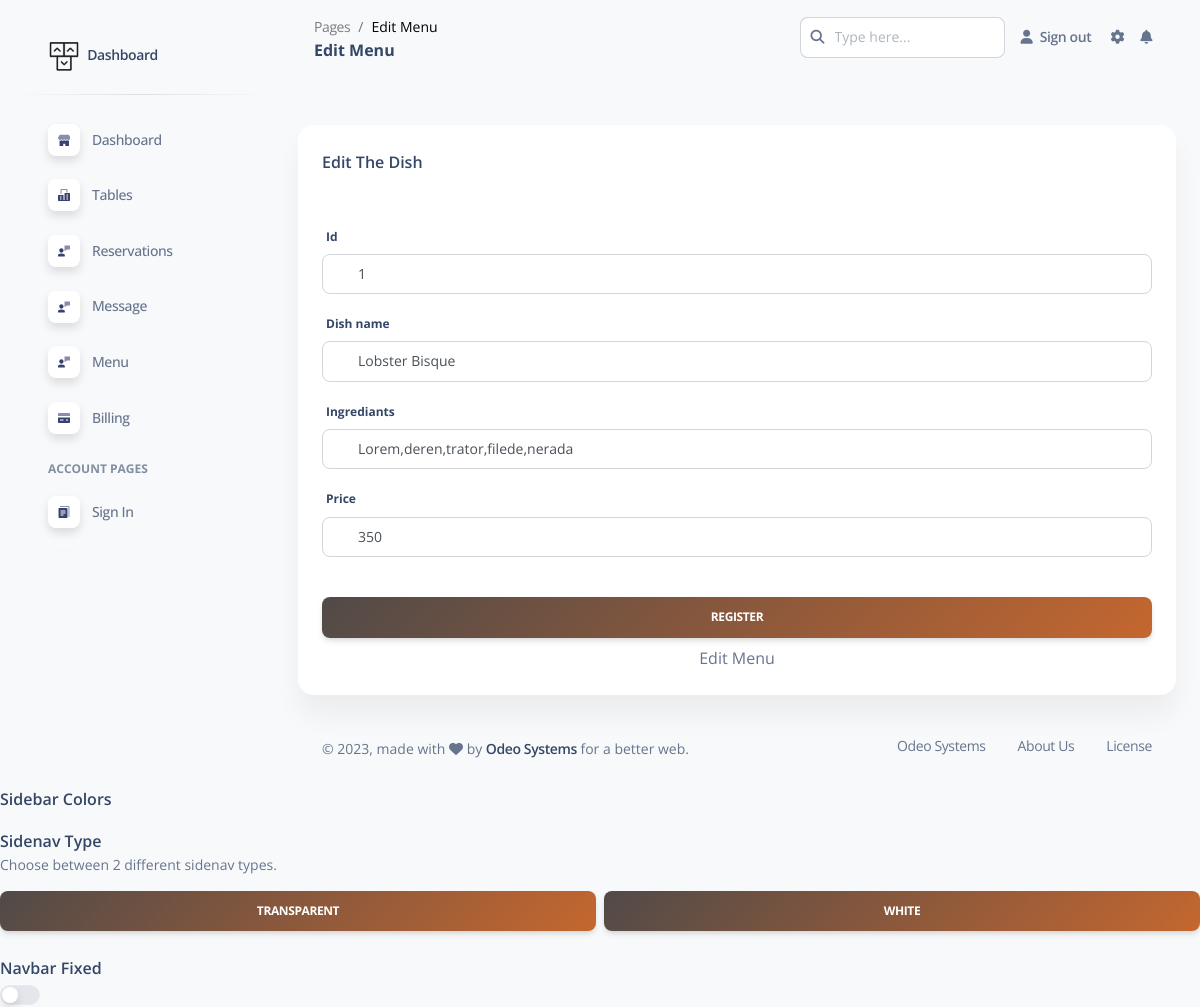
/admin/pages/edit_m.php?id=1, run on the app's committed database.
### tables this page shows
CREATE TABLE `menu` (
  `id` int(255) NOT NULL,
  `name` varchar(255) NOT NULL,
  `ingrediants` varchar(255) NOT NULL,
  `price` int(255) NOT NULL
);

### admin/pages/edit_m.php (the view, shortened to what this page needs)
<!DOCTYPE html>
<html lang="en">
<head>
  <link href="../assets/css/nucleo-icons.css" rel="stylesheet" />
  <link href="../assets/css/nucleo-svg.css" rel="stylesheet" />
  <link href="../assets/css/nucleo-svg.css" rel="stylesheet" />
  <link id="pagestyle" href="../assets/css/soft-ui-dashboard.css?v=1.0.5" rel="stylesheet" />
</head>
<body class="g-sidenav-show  bg-gray-100">
<aside class="sidenav navbar navbar-vertical navbar-expand-xs border-0 border-radius-xl my-3 fixed-start ms-3 " id="sidenav-main">
<div class="sidenav-header">
      <a class="navbar-brand m-0" href=" " target="_blank">
        <img src="../assets/img/logo-ct.png" class="navbar-brand-img h-100" alt="main_logo">
        <span class="ms-1 font-weight-bold"> Dashboard</span>
      </a>
    </div>
    <hr class="horizontal dark mt-0">
    <div class="collapse navbar-collapse  w-auto " id="sidenav-collapse-main">
      <ul class="navbar-nav">
        <li class="nav-item">
          <a class="nav-link  " href="../pages/dashboard.php">
            <div class="icon icon-shape icon-sm shadow border-radius-md bg-white text-center me-2 d-flex align-items-center justify-content-center">
            </div>
            <span class="nav-link-text ms-1">Dashboard</span>
          </a>
        </li>
        <li class="nav-item">
          <a class="nav-link  " href="../pages/tables.php">
            <div class="icon icon-shape icon-sm shadow border-radius-md bg-white text-center me-2 d-flex align-items-center justify-content-center">
            </div>
            <span class="nav-link-text ms-1">Tables</span>
          </a>
        </li>
        <li class="nav-item">
          <a class="nav-link  " href="../pages/Reservation.php">
            <div class="icon icon-shape icon-sm shadow border-radius-md bg-white text-center me-2 d-flex align-items-center justify-content-center">
            </div>
            <span class="nav-link-text ms-1">Reservations</span>
          </a>
        </li>
        <li class="nav-item">
          <a class="nav-link  " href="../pages/contact.php">
            <div class="icon icon-shape icon-sm shadow border-radius-md bg-white text-center me-2 d-flex align-items-center justify-content-center">
            </div>
            <span class="nav-link-text ms-1">Message</span>
          </a>
        </li>
        <li class="nav-item">
          <a class="nav-link  " href="../pages/menu.php">
            <div class="icon icon-shape icon-sm shadow border-radius-md bg-white text-center me-2 d-flex align-items-center justify-content-center">
            </div>
            <span class="nav-link-text ms-1">Menu</span>
          </a>
        </li>
        <li class="nav-item">
          <a class="nav-link  " href="../pages/billing.php">
            <div class="icon icon-shape icon-sm shadow border-radius-md bg-white text-center me-2 d-flex align-items-center justify-content-center">
            </div>
            <span class="nav-link-text ms-1">Billing</span>
          </a>
        </li>
        <li class="nav-item mt-3">
          <h6 class="ps-4 ms-2 text-uppercase text-xs font-weight-bolder opacity-6">Account pages</h6>
        </li>
        <li class="nav-item">
          <a class="nav-link  " href="../pages/sign_in.php">
            <div class="icon icon-shape icon-sm shadow border-radius-md bg-white text-center me-2 d-flex align-items-center justify-content-center">
            </div>
            <span class="nav-link-text ms-1">Sign In</span>
          </a>
        </li>
        <li class="nav-item">
          <a class="nav-link  " href="../pages/sign_up.php">
          </a>
        </li>
      </ul>
    </div>
  </aside>  <main class="main-content position-relative max-height-vh-100 h-100 border-radius-lg ">
    <nav class="navbar navbar-main navbar-expand-lg px-0 mx-4 shadow-none border-radius-xl" id="navbarBlur" navbar-scroll="true">
      <div class="container-fluid py-1 px-3">
        <nav aria-label="breadcrumb">
          <ol class="breadcrumb bg-transparent mb-0 pb-0 pt-1 px-0 me-sm-6 me-5">
            <li class="breadcrumb-item text-sm"><a class="opacity-5 text-dark" href="javascript:;">Pages</a></li>
            <li class="breadcrumb-item text-sm text-dark active" aria-current="page">Edit Menu</li>
          </ol>
          <h6 class="font-weight-bolder mb-0">Edit Menu</h6>
        </nav>
        <div class="collapse navbar-collapse mt-sm-0 mt-2 me-md-0 me-sm-4" id="navbar">
          <div class="ms-md-auto pe-md-3 d-flex align-items-center">
            <div class="input-group">
              <span class="input-group-text text-body"><i class="fas fa-search" aria-hidden="true"></i></span>
              <input type="text" class="form-control" placeholder="Type here...">
            </div>
          </div>
          <ul class="navbar-nav  justify-content-end">
          <li class="nav-item d-flex align-items-center">
           <a href="logout.php?deconnexion=true" class="nav-link text-body font-weight-bold px-0">
             <i class="fa fa-user me-sm-1"></i>
             <span class="d-sm-inline d-none">Sign out <output></output></span>
           </a>
         </li>
            <li class="nav-item px-3 d-flex align-items-center">
              <a href="javascript:;" class="nav-link text-body p-0">
                <i class="fa fa-cog fixed-plugin-button-nav cursor-pointer"></i>
              </a>
            </li>
            <li class="nav-item dropdown pe-2 d-flex align-items-center">
              <a href="javascript:;" class="nav-link text-body p-0" id="dropdownMenuButton" data-bs-toggle="dropdown" aria-expanded="false">
                <i class="fa fa-bell cursor-pointer"></i>
              </a>
            </li>
          </ul>
        </div>
      </div>
    </nav>
    <br>
    <div class="container-fluid py-4">
      <div class="row">
        <div class="col-12">
          <div class="card mb-4">
    <div class="card-body"> <h6>Edit The Dish</h6>
    <div class="card-header pb-0">
            </div>
            <?php
$servername = "localhost";
$username = "root";
$password = "";
$dbname = "odeo_restau";
$conn = mysqli_connect($servername, $username, $password, $dbname);
$id=$_REQUEST['id'];
$query = "SELECT * from `menu` where id=".$id ."";
$result = mysqli_query($conn, $query) or die ( mysqli_error());
$row = mysqli_fetch_assoc($result);
?>
                <form role="form text-left" action="./editcode_m.php" method="POST" >
                <div class="mb-3">
                      <label >Id</label>
                    <input type="text" name="id" class="form-control" value="<?php echo  $row['id']; ?>" placeholder="id" aria-label="id" aria-describedby="email-addon">
                  </div>
                  <div class="mb-3">
                      <label >Dish name</label>
                    <input type="text" name="name" class="form-control" value="<?php echo  $row['name'] ;?>" placeholder="Name" aria-label="Name" aria-describedby="email-addon">
                  </div>
                  <div class="mb-3">
                      <label>Ingrediants</label>
                    <input type="text" name="ingrediants" class="form-control" value="<?php echo  $row['ingrediants'] ; ?>" placeholder="Email" aria-label="Email" aria-describedby="email-addon">
                  </div>
                  <div class="mb-3">
                  <label>Price</label>
                    <input type="text" name="price" class="form-control" value="<?php echo $row['price'] ; ?>" placeholder="description" aria-label="description" aria-describedby="email-addon">
                  </div>
                  <div class="text-center">
                    <input type="submit" name="submit_m_e"  value="Register" class="btn bg-gradient-dark w-100 my-4 mb-2" >Edit Menu</input>
                  </div>
                 </form>
              </div>
              </div>
              </div>
              </div>
      <footer class="footer pt-3  ">
        <div class="container-fluid">
          <div class="row align-items-center justify-content-lg-between">
            <div class="col-lg-6 mb-lg-0 mb-4">
              <div class="copyright text-center text-sm text-muted text-lg-start">
                © ,
                made with <i class="fa fa-heart"></i> by
                <a href="http://odeo.ma/" class="font-weight-bold" target="_blank">Odeo Systems</a>
                for a better web.
              </div>
            </div>
            <div class="col-lg-6">
              <ul class="nav nav-footer justify-content-center justify-content-lg-end">
                <li class="nav-item">
                  <a href="" class="nav-link text-muted" target="_blank">Odeo Systems</a>
                </li>
                <li class="nav-item">
                  <a href="" class="nav-link text-muted" target="_blank">About Us</a>
                </li>
                <li class="nav-item">
                  <a href="" class="nav-link pe-0 text-muted" target="_blank">License</a>
                </li>
              </ul>
            </div>
          </div>
        </div>
      </footer>
    </div>
  </main>
        <div>
          <h6 class="mb-0">Sidebar Colors</h6>
        </div>
        <div class="mt-3">
          <h6 class="mb-0">Sidenav Type</h6>
          <p class="text-sm">Choose between 2 different sidenav types.</p>
        </div>
        <div class="d-flex">
          <button class="btn bg-gradient-primary w-100 px-3 mb-2 active" data-class="bg-transparent" onclick="sidebarType(this)">Transparent</button>
          <button class="btn bg-gradient-primary w-100 px-3 mb-2 ms-2" data-class="bg-white" onclick="sidebarType(this)">White</button>
        </div>
        <div class="mt-3">
          <h6 class="mb-0">Navbar Fixed</h6>
        </div>
        <div class="form-check form-switch ps-0">
          <input class="form-check-input mt-1 ms-auto" type="checkbox" id="navbarFixed" onclick="navbarFixed(this)">
        </div>
</body>
</html>

### admin/assets/css/nucleo-svg.css (style rules this page uses)
.icon { display: inline-block; color: #111111; height: 1em; width: 1em; }
.icon-sm { height: 0.8em; width: 0.8em; }
.icon { fill: currentColor; stroke: none; }

### data on the page
menu: id "1", name "Lobster Bisque", ingrediants "Lorem,deren,trator,filede,nerada", price "350"
